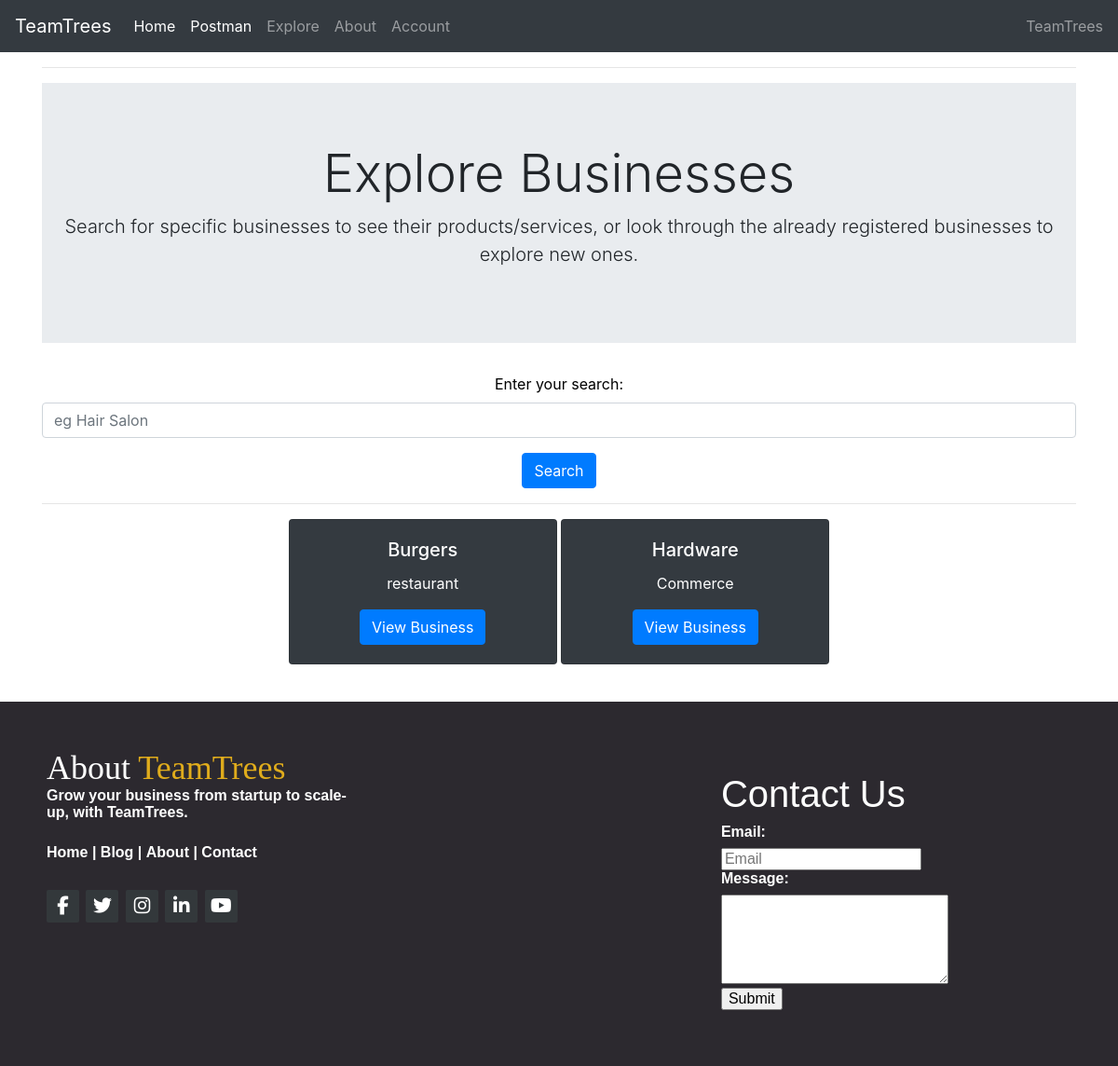
The page /explore/ on the database as committed earlier.
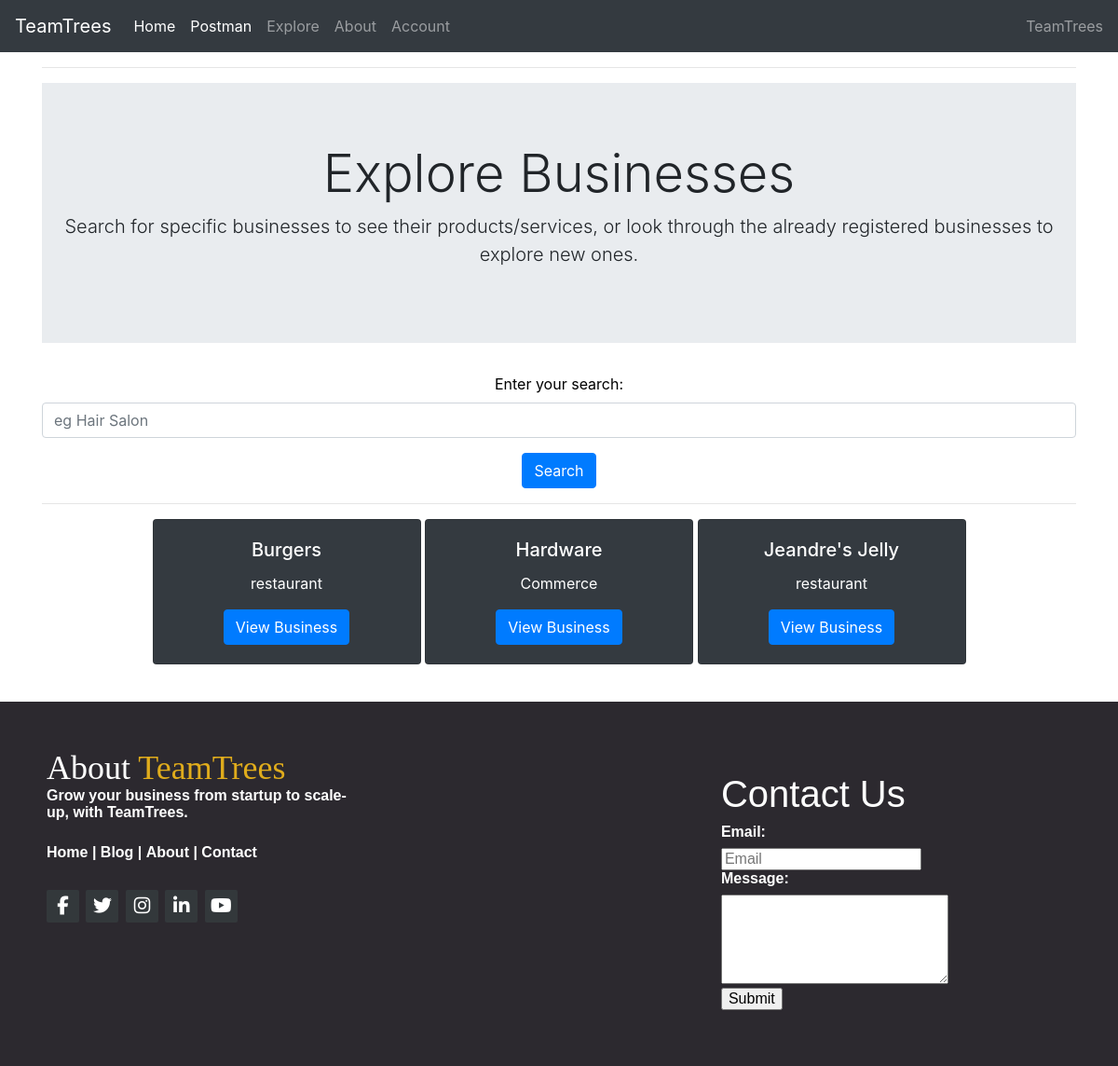
The same page on the database as committed later.
### businesses/models.py (models this page shows, shortened)
class Business(models.Model):
    user = models.ForeignKey(User, on_delete=models.CASCADE)
    businessname = models.CharField(max_length=255)
    businesstype = models.CharField(max_length=255, choices=Business_Type)
    address = models.CharField(max_length=255)
    address2 = models.CharField(max_length=255, default='None')
    city = models.CharField(max_length=255)
    province = models.CharField(max_length=255, choices=Province)
    postal_code = models.CharField(max_length=255, default='None')
    logo = models.ImageField(default='None')

### explore/views.py (the view)
# urls.py: path('explore/', include('explore.urls')),
def explore(request):
    options = Business.objects.all()
    return render(request, 'explore.html', {'options': options})

### templates/explore.html (shortened to what this page needs)
{% extends "base.html" %}
{% block content %}
<div class="container" style='text-align: center;'>
        <hr>
        <div class="jumbotron jumbotron-fluid">
  <div class=" container">
    <h1 class="display-4">Explore Businesses</h1>
    <p class="lead">Search for specific businesses to see their products/services, or look through the already registered businesses to explore new ones.</p>
  </div>
</div>
        <form action="{% url 'explore:search_results' %}" method="GET">
            <div class="form-group">
                <label for="exploreSearch">Enter your search:</label>
                <input type="text" class="form-control" id="exploreSearch" name="exploreSearch"
                    placeholder="eg Hair Salon">
            </div>
            <button type="submit" class="btn btn-primary">Search</button>
            <div>
        </form>
        <hr>
        {% if options == False %}
        <h4>No results found</h4>
        {% else %}
        <div class="grid-container">
            {% for business in options %}
            <div class="grid-item" style="display: grid; display: inline-grid; column-gap: 50px; row-gap: 50px;">
                <div class="card text-white bg-dark mb-3" style="width: 18rem;">
                    <div class="card-body">
                        <h5 class="card-title">{{business.businessname}}</h5>
                        <p class="card-text">{{business.businesstype}}</p>
                        <a href="{% url 'explore:business_detail' pk=business.pk %}" class="btn btn-primary">View Business</a>
                    </div>
                </div>
            </div>
            {% endfor %}
        </div>
        <br>
        {% endif %}
</div>
</div>
{% endblock %}

### templates/base.html (shortened to what this page needs)
<!DOCTYPE html>
<html lang="en">
{% load static %}
<head>
    <link rel="stylesheet" href="https://stackpath.bootstrapcdn.com/bootstrap/4.3.1/css/bootstrap.min.css"
 />
    <link rel="stylesheet" href="http://maxcdn.bootstrapcdn.com/font-awesome/4.2.0/css/font-awesome.min.css">
    <link rel="stylesheet" href="{% static '../static/css/page.css' %}">
</head>
<body>
    {% load socialaccount %}
    <div id="page-container">
        <div id="content-wrap">
            <nav class="navbar navbar-expand-lg navbar-dark bg-dark">
                <a class="navbar-brand" href="#">TeamTrees</a>
                <div class="collapse navbar-collapse" id="navbarText">
                    <ul class="navbar-nav mr-auto">
                        <li class="nav-item active">
                            <a class="nav-link" href="{% url 'index' %}">Home</a>
                        </li>
                        <li class="nav-item active">
                            <a class="nav-link" href="{% url 'postman:index' %}">Postman</a>
                        </li>
                        <li class="nav-item">
                            <a class="nav-link" href="{% url 'explore:explore' %}">Explore</a>
                        </li>
                        <li class="nav-item">
                            <a class="nav-link" href="{% url 'explore:about' %}">About</a>
                        </li>
                        <li class="nav-item">
                            <a class="nav-link" href="{% url 'businesses:profile' %}">Account</a>
                        </li>
                    </ul>
                    <span class="navbar-text">
                    TeamTrees
                    </span>
                </div>
            </nav>
            {% block content %} {% endblock %}
        </div>
        <footer class="footer-distributed">
            <div class="footer-left">
                <h3>About <span>TeamTrees</span></h3>
                <p>Grow your business from startup to scale-up, with TeamTrees.</p>
                <p class="footer-links">
                    <a href="#">Home</a>
                    |
                    <a href="#">Blog</a>
                    |
                    <a href="#">About</a>
                    |
                    <a href="#">Contact</a>
                </p>
                <div class="footer-icons">
                    <a href="#"><i class="fa fa-facebook"></i></a>
                    <a href="#"><i class="fa fa-twitter"></i></a>
                    <a href="#"><i class="fa fa-instagram"></i></a>
                    <a href="#"><i class="fa fa-linkedin"></i></a>
                    <a href="#"><i class="fa fa-youtube"></i></a>
                </div>
            </div>
            <div class="footer-right">
                <div class="footer-icons">
                    <h1>Contact Us</h1>
                    <form>
                        <label for="email" style="color: white;">Email:</label><br>
                        <input type="email" id='email'  placeholder="Email"><br>
                        <label for="message" style="color: white;" placeholder="Your message">Message:</label><br>
                        <textarea name="message" rows="5" cols="24">
                        </textarea>
                        <br>
                        <input type="submit">
                    </form>
                </div>
            </div>
        </footer>
</body>
</html>

### static/css/page.css (style rules this page uses)
.footer-distributed { background-color: #2c292f; position: absolute; box-sizing: border-box; width: 100%; text-align: left; font: bold 16px sans-serif; padding: 50px 50px 60px 50px; }
#page-container { position: relative; min-height: 100%; }
#content-wrap { padding-bottom: 2.5rem; padding-bottom: 0; }
.footer-distributed .footer-left, .footer-distributed .footer-center, .footer-distributed .footer-right { display: inline-block; vertical-align: top; }
.footer-distributed .footer-left { width: 30%; }
.footer-distributed h3 { color: #ffffff; font: normal 36px 'Cookie', cursive; margin: 0; }
.footer-distributed h3 span { color: #e0ac1c; }
label { color: black; }
.footer-distributed p, .footer-distributed h1 { color: white; }
.footer-distributed .footer-links { color: #ffffff; margin: 20px 0 12px; }
.footer-distributed .footer-links a { display:inline-block; line-height: 1.8; text-decoration: none; color: inherit; }
.footer-distributed .footer-right { width: 30%; }
.footer-distributed .footer-icons { margin-top: 25px; }
.footer-distributed .footer-icons a { display: inline-block; width: 35px; height: 35px; cursor: pointer; background-color: #33383b; border-radius: 2px; font-size: 20px; color: #ffffff; text-align: center; line-height: 35px; margin-right: 3px; margin-bottom: 5px; }
.card { margin: 0 auto; float: none; margin-bottom: 10px; }

Rows that differ between the two databases and show on the page:
added Business: businessname "Jeandre's Jelly", businesstype "restaurant"
